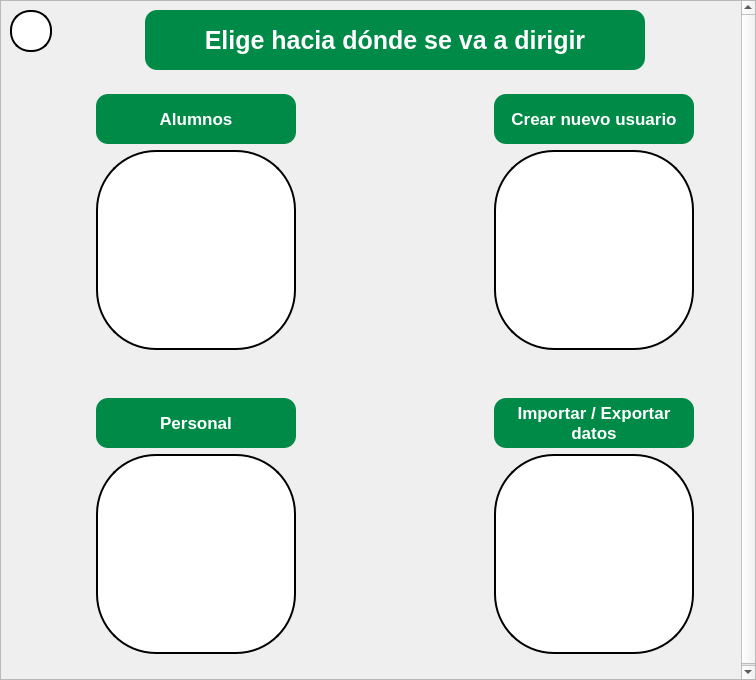
<?xml version="1.0" encoding="UTF-8"?>
<ui version="4.0">
 <class>PantallaDeOpcionesAdmin</class>
 <widget class="QWidget" name="PantallaDeOpcionesAdmin">
  <property name="geometry">
   <rect>
    <x>0</x>
    <y>0</y>
    <width>756</width>
    <height>680</height>
   </rect>
  </property>
  <property name="windowTitle">
   <string>Form</string>
  </property>
  <layout class="QVBoxLayout" name="verticalLayout">
   <property name="spacing">
    <number>0</number>
   </property>
   <property name="leftMargin">
    <number>0</number>
   </property>
   <property name="topMargin">
    <number>0</number>
   </property>
   <property name="rightMargin">
    <number>0</number>
   </property>
   <property name="bottomMargin">
    <number>0</number>
   </property>
   <item>
    <widget class="QScrollArea" name="area_de_scroll">
     <property name="widgetResizable">
      <bool>true</bool>
     </property>
     <widget class="QWidget" name="layout_area_de_scroll">
      <property name="geometry">
       <rect>
        <x>0</x>
        <y>0</y>
        <width>737</width>
        <height>682</height>
       </rect>
      </property>
      <layout class="QVBoxLayout" name="verticalLayout_7">
       <property name="spacing">
        <number>0</number>
       </property>
       <property name="leftMargin">
        <number>0</number>
       </property>
       <property name="topMargin">
        <number>0</number>
       </property>
       <property name="rightMargin">
        <number>0</number>
       </property>
       <property name="bottomMargin">
        <number>0</number>
       </property>
       <item>
        <widget class="QFrame" name="espacio_principal">
         <property name="styleSheet">
          <string notr="true">QFrame{

    background: qlineargradient(
        x1:0, y1:0, x2:1, y2:1,
        stop:0 #3fea87, stop:1 #00770e)
   


}</string>
         </property>
         <property name="frameShape">
          <enum>QFrame::NoFrame</enum>
         </property>
         <property name="frameShadow">
          <enum>QFrame::Sunken</enum>
         </property>
         <layout class="QHBoxLayout" name="horizontalLayout">
          <item alignment="Qt::AlignTop">
           <widget class="QPushButton" name="boton_de_regreso">
            <property name="minimumSize">
             <size>
              <width>42</width>
              <height>42</height>
             </size>
            </property>
            <property name="maximumSize">
             <size>
              <width>42</width>
              <height>42</height>
             </size>
            </property>
            <property name="cursor">
             <cursorShape>PointingHandCursor</cursorShape>
            </property>
            <property name="styleSheet">
             <string notr="true">QPushButton{

	background-color: rgb(255, 255, 255);
	border-radius: 20px ;
	border:2px solid;

}

QPushButton:hover{

	background-color: rgb(199, 199, 199)
}</string>
            </property>
            <property name="text">
             <string/>
            </property>
            <property name="icon">
             <iconset>
              <normaloff>../recursos_de_imagenes/iconos_de_interfaz/flecha_izquierda_2.png</normaloff>../recursos_de_imagenes/iconos_de_interfaz/flecha_izquierda_2.png</iconset>
            </property>
            <property name="iconSize">
             <size>
              <width>30</width>
              <height>30</height>
             </size>
            </property>
           </widget>
          </item>
          <item>
           <layout class="QVBoxLayout" name="verticalLayout_6">
            <item alignment="Qt::AlignHCenter">
             <widget class="QLabel" name="label_titulo_del_segemeto_opciones_admin">
              <property name="minimumSize">
               <size>
                <width>500</width>
                <height>60</height>
               </size>
              </property>
              <property name="maximumSize">
               <size>
                <width>600</width>
                <height>60</height>
               </size>
              </property>
              <property name="font">
               <font>
                <family>Arial</family>
                <pointsize>19</pointsize>
                <weight>75</weight>
                <bold>true</bold>
               </font>
              </property>
              <property name="styleSheet">
               <string notr="true">QLabel{
	
	background-color: #008a47;
	color: rgb(255, 255, 255);
	border-radius:12px;

}</string>
              </property>
              <property name="text">
               <string>Elige hacia dónde se va a dirigir</string>
              </property>
              <property name="alignment">
               <set>Qt::AlignCenter</set>
              </property>
             </widget>
            </item>
            <item alignment="Qt::AlignHCenter">
             <widget class="QFrame" name="espacio_opciones">
              <property name="styleSheet">
               <string notr="true">background:transparent;</string>
              </property>
              <layout class="QFormLayout" name="formLayout">
               <property name="horizontalSpacing">
                <number>180</number>
               </property>
               <property name="verticalSpacing">
                <number>30</number>
               </property>
               <item row="0" column="0">
                <widget class="QFrame" name="espacio_opcion_alumnos">
                 <property name="styleSheet">
                  <string notr="true">background:transparent;</string>
                 </property>
                 <property name="frameShape">
                  <enum>QFrame::NoFrame</enum>
                 </property>
                 <property name="frameShadow">
                  <enum>QFrame::Plain</enum>
                 </property>
                 <layout class="QVBoxLayout" name="verticalLayout_2">
                  <item alignment="Qt::AlignHCenter">
                   <widget class="QPushButton" name="boton_opcion_alumno">
                    <property name="minimumSize">
                     <size>
                      <width>200</width>
                      <height>50</height>
                     </size>
                    </property>
                    <property name="maximumSize">
                     <size>
                      <width>200</width>
                      <height>50</height>
                     </size>
                    </property>
                    <property name="font">
                     <font>
                      <family>Arial</family>
                      <pointsize>13</pointsize>
                      <weight>75</weight>
                      <bold>true</bold>
                     </font>
                    </property>
                    <property name="cursor">
                     <cursorShape>PointingHandCursor</cursorShape>
                    </property>
                    <property name="styleSheet">
                     <string notr="true">QPushButton{

	background-color: #008a47;

	color: rgb(255, 255, 255);
	border-radius:12px;

}


QPushButton:hover{

	
	background-color: rgb(0, 56, 10);

}
</string>
                    </property>
                    <property name="text">
                     <string>Alumnos</string>
                    </property>
                   </widget>
                  </item>
                  <item alignment="Qt::AlignHCenter">
                   <widget class="QLabel" name="imagen_alumno">
                    <property name="minimumSize">
                     <size>
                      <width>200</width>
                      <height>200</height>
                     </size>
                    </property>
                    <property name="maximumSize">
                     <size>
                      <width>200</width>
                      <height>200</height>
                     </size>
                    </property>
                    <property name="styleSheet">
                     <string notr="true">QLabel{

	background-color: rgb(255, 255, 255);
	border:2px solid black;
	border-radius:60px;

}</string>
                    </property>
                    <property name="text">
                     <string/>
                    </property>
                    <property name="pixmap">
                     <pixmap>../recursos_de_imagenes/foto_alumnos.png</pixmap>
                    </property>
                    <property name="scaledContents">
                     <bool>true</bool>
                    </property>
                   </widget>
                  </item>
                 </layout>
                </widget>
               </item>
               <item row="0" column="1">
                <widget class="QFrame" name="espacio_opcion_crear_usuario">
                 <property name="styleSheet">
                  <string notr="true">background:transparent;</string>
                 </property>
                 <layout class="QVBoxLayout" name="verticalLayout_5">
                  <item alignment="Qt::AlignHCenter">
                   <widget class="QPushButton" name="boton_crear_usuario">
                    <property name="minimumSize">
                     <size>
                      <width>200</width>
                      <height>50</height>
                     </size>
                    </property>
                    <property name="maximumSize">
                     <size>
                      <width>200</width>
                      <height>50</height>
                     </size>
                    </property>
                    <property name="font">
                     <font>
                      <family>Arial</family>
                      <pointsize>13</pointsize>
                      <weight>75</weight>
                      <bold>true</bold>
                     </font>
                    </property>
                    <property name="cursor">
                     <cursorShape>PointingHandCursor</cursorShape>
                    </property>
                    <property name="styleSheet">
                     <string notr="true">QPushButton{

	background-color: #008a47;

	color: rgb(255, 255, 255);
	border-radius:12px;

}


QPushButton:hover{

	
	background-color: rgb(0, 56, 10);

}
</string>
                    </property>
                    <property name="text">
                     <string>Crear nuevo usuario</string>
                    </property>
                    <property name="iconSize">
                     <size>
                      <width>80</width>
                      <height>80</height>
                     </size>
                    </property>
                    <property name="autoExclusive">
                     <bool>false</bool>
                    </property>
                   </widget>
                  </item>
                  <item alignment="Qt::AlignHCenter">
                   <widget class="QLabel" name="imagen_crear_usuario">
                    <property name="minimumSize">
                     <size>
                      <width>200</width>
                      <height>200</height>
                     </size>
                    </property>
                    <property name="maximumSize">
                     <size>
                      <width>200</width>
                      <height>200</height>
                     </size>
                    </property>
                    <property name="styleSheet">
                     <string notr="true">QLabel{

	background-color: rgb(255, 255, 255);
	border:2px solid black;
	border-radius:60px;
	padding:20px;
	padding-left:20px;
	padding-right:12px;

}</string>
                    </property>
                    <property name="text">
                     <string/>
                    </property>
                    <property name="pixmap">
                     <pixmap>../recursos_de_imagenes/iconos_de_interfaz/agregar-usuario.png</pixmap>
                    </property>
                    <property name="scaledContents">
                     <bool>true</bool>
                    </property>
                   </widget>
                  </item>
                 </layout>
                </widget>
               </item>
               <item row="1" column="0">
                <widget class="QFrame" name="espacio_opcion_personal">
                 <property name="styleSheet">
                  <string notr="true">background:transparent;</string>
                 </property>
                 <layout class="QVBoxLayout" name="verticalLayout_3">
                  <item alignment="Qt::AlignHCenter">
                   <widget class="QPushButton" name="boton_opcion_personal">
                    <property name="minimumSize">
                     <size>
                      <width>200</width>
                      <height>50</height>
                     </size>
                    </property>
                    <property name="maximumSize">
                     <size>
                      <width>200</width>
                      <height>50</height>
                     </size>
                    </property>
                    <property name="font">
                     <font>
                      <family>Arial</family>
                      <pointsize>13</pointsize>
                      <weight>75</weight>
                      <bold>true</bold>
                     </font>
                    </property>
                    <property name="cursor">
                     <cursorShape>PointingHandCursor</cursorShape>
                    </property>
                    <property name="styleSheet">
                     <string notr="true">QPushButton{

	background-color: #008a47;

	color: rgb(255, 255, 255);
	border-radius:12px;

}


QPushButton:hover{

	
	background-color: rgb(0, 56, 10);

}
</string>
                    </property>
                    <property name="text">
                     <string>Personal</string>
                    </property>
                   </widget>
                  </item>
                  <item alignment="Qt::AlignHCenter">
                   <widget class="QLabel" name="imagen_personal">
                    <property name="minimumSize">
                     <size>
                      <width>200</width>
                      <height>200</height>
                     </size>
                    </property>
                    <property name="maximumSize">
                     <size>
                      <width>200</width>
                      <height>200</height>
                     </size>
                    </property>
                    <property name="styleSheet">
                     <string notr="true">QLabel{

	background-color: rgb(255, 255, 255);
	border:2px solid black;
	border-radius:60px;

}</string>
                    </property>
                    <property name="text">
                     <string/>
                    </property>
                    <property name="pixmap">
                     <pixmap>../recursos_de_imagenes/foto_personal.png</pixmap>
                    </property>
                    <property name="scaledContents">
                     <bool>true</bool>
                    </property>
                   </widget>
                  </item>
                 </layout>
                </widget>
               </item>
               <item row="1" column="1">
                <widget class="QFrame" name="espacio_generar_respaldo">
                 <property name="styleSheet">
                  <string notr="true">background:transparent;</string>
                 </property>
                 <layout class="QVBoxLayout" name="verticalLayout_4">
                  <item alignment="Qt::AlignHCenter">
                   <widget class="QPushButton" name="boton_importar_exportar">
                    <property name="minimumSize">
                     <size>
                      <width>200</width>
                      <height>50</height>
                     </size>
                    </property>
                    <property name="maximumSize">
                     <size>
                      <width>200</width>
                      <height>50</height>
                     </size>
                    </property>
                    <property name="font">
                     <font>
                      <family>Arial</family>
                      <pointsize>13</pointsize>
                      <weight>75</weight>
                      <italic>false</italic>
                      <bold>true</bold>
                      <underline>false</underline>
                      <strikeout>false</strikeout>
                      <kerning>true</kerning>
                     </font>
                    </property>
                    <property name="cursor">
                     <cursorShape>PointingHandCursor</cursorShape>
                    </property>
                    <property name="acceptDrops">
                     <bool>false</bool>
                    </property>
                    <property name="styleSheet">
                     <string notr="true">QPushButton{

	background-color: #008a47;

	color: rgb(255, 255, 255);
	border-radius:12px;

}


QPushButton:hover{

	
	background-color: rgb(0, 56, 10);

}
</string>
                    </property>
                    <property name="text">
                     <string>Importar / Exportar
datos</string>
                    </property>
                    <property name="icon">
                     <iconset theme="document-open">
                      <normaloff>.</normaloff>.</iconset>
                    </property>
                    <property name="iconSize">
                     <size>
                      <width>70</width>
                      <height>70</height>
                     </size>
                    </property>
                    <property name="autoDefault">
                     <bool>false</bool>
                    </property>
                   </widget>
                  </item>
                  <item alignment="Qt::AlignHCenter">
                   <widget class="QLabel" name="imagen_respaldo">
                    <property name="minimumSize">
                     <size>
                      <width>200</width>
                      <height>200</height>
                     </size>
                    </property>
                    <property name="maximumSize">
                     <size>
                      <width>200</width>
                      <height>200</height>
                     </size>
                    </property>
                    <property name="styleSheet">
                     <string notr="true">QLabel{

	background-color: rgb(255, 255, 255);
	border:2px solid black;
	border-radius:60px;

}</string>
                    </property>
                    <property name="text">
                     <string/>
                    </property>
                    <property name="pixmap">
                     <pixmap>../recursos_de_imagenes/respaldo.png</pixmap>
                    </property>
                    <property name="scaledContents">
                     <bool>true</bool>
                    </property>
                   </widget>
                  </item>
                 </layout>
                </widget>
               </item>
              </layout>
             </widget>
            </item>
           </layout>
          </item>
         </layout>
        </widget>
       </item>
      </layout>
     </widget>
    </widget>
   </item>
  </layout>
 </widget>
 <resources/>
 <connections/>
</ui>
